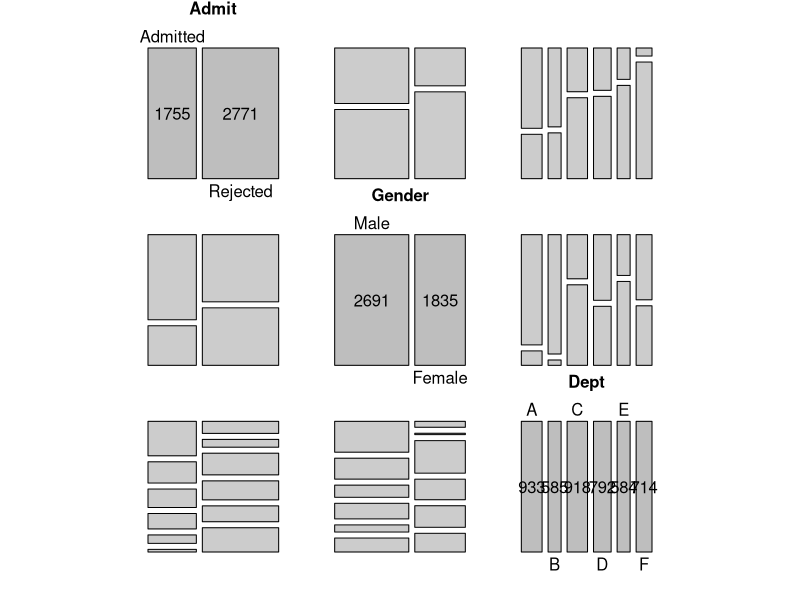
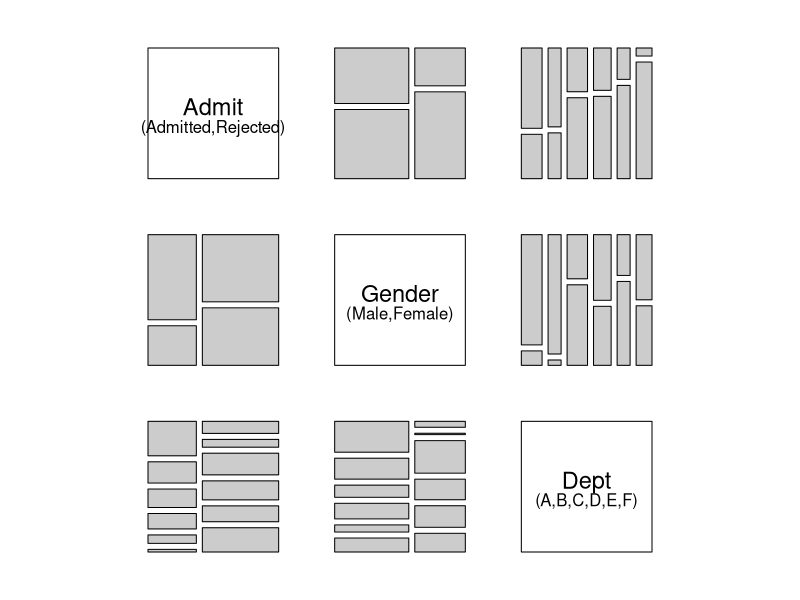
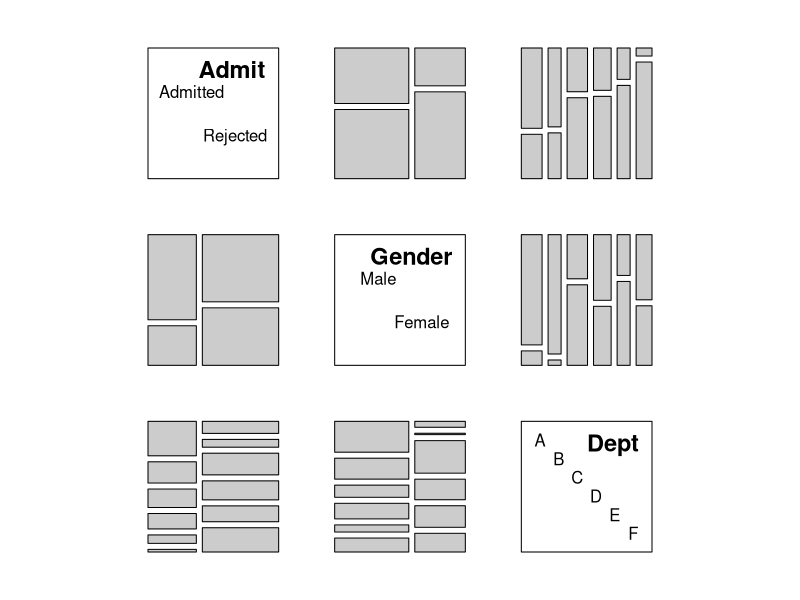
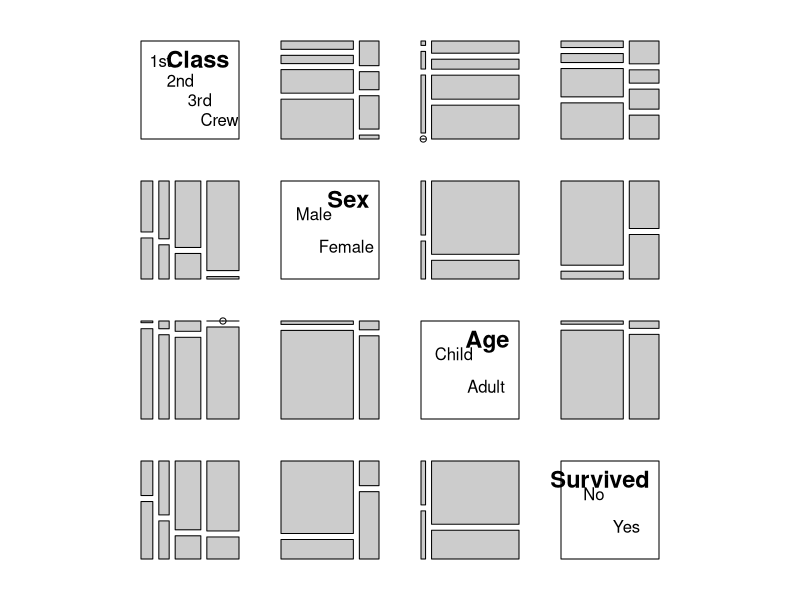
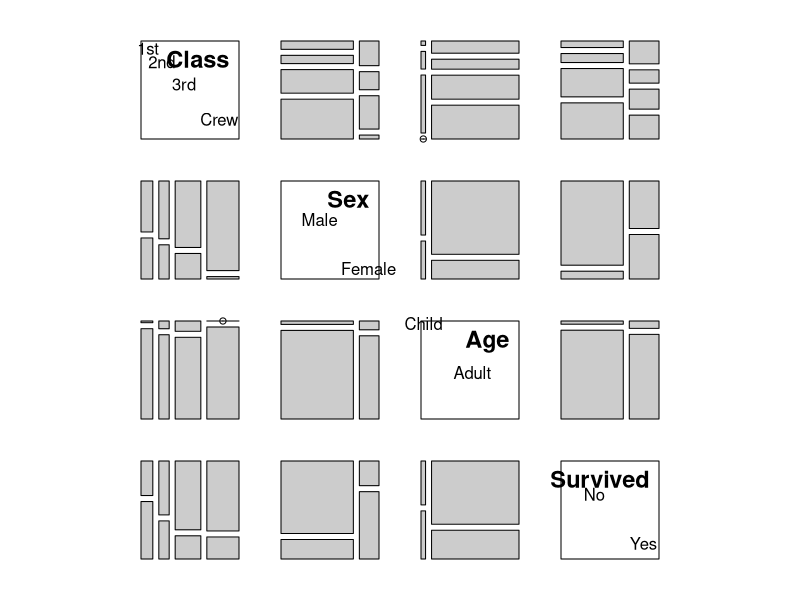
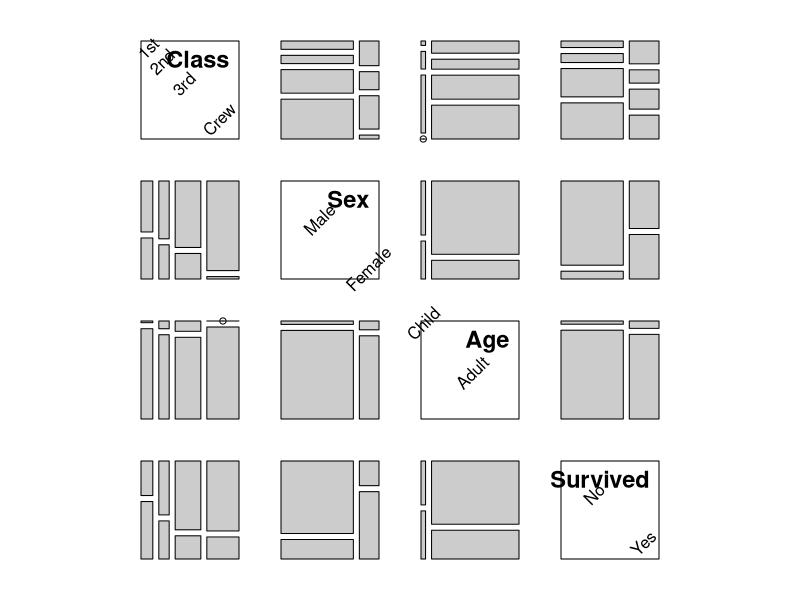

Write the R code that produced these figures, in order.
library(vcd)


### Name: Pairs plot panel functions for diagonal cells
### Title: Diagonal Panel Functions for Table Pairs Plot
### Aliases: pairs_barplot pairs_text pairs_diagonal_text
###   pairs_diagonal_mosaic
### Keywords: hplot

### ** Examples

data("UCBAdmissions")

pairs(UCBAdmissions) # pairs_barplot is default
pairs(UCBAdmissions, diag_panel = pairs_text)

pairs(UCBAdmissions, diag_panel = pairs_diagonal_text)
pairs(Titanic, diag_panel = pairs_diagonal_text)
pairs(Titanic, diag_panel = pairs_diagonal_text(distribute = "margin"))
pairs(Titanic,
      diag_panel = pairs_diagonal_text(distribute = "margin", rot = 45))
